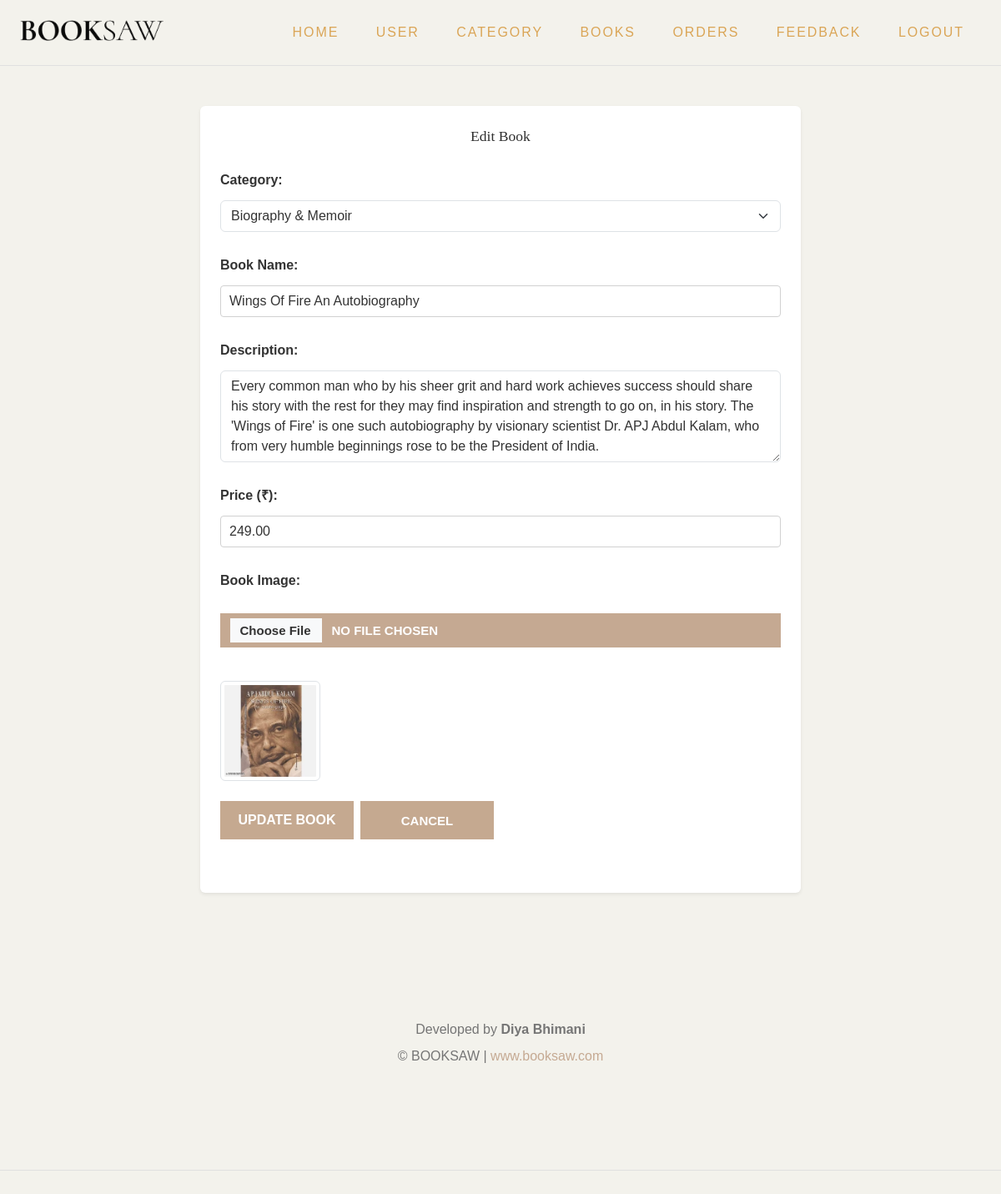
/admin/edit_book.php?b_id=2, run on the app's committed database.
### tables this page shows
CREATE TABLE `book` (
  `b_id` int(11) NOT NULL,
  `c_id` int(11) NOT NULL,
  `book_name` varchar(100) NOT NULL,
  `description` text NOT NULL,
  `price` decimal(10,2) NOT NULL,
  `image` varchar(255) NOT NULL
);

CREATE TABLE `categories` (
  `c_id` int(11) NOT NULL,
  `name` varchar(255) NOT NULL,
  `created_at` timestamp NOT NULL DEFAULT current_timestamp() ON UPDATE current_timestamp()
);

### admin/edit_book.php (the view, shortened to what this page needs)
<?php
include("connected.php");
$b_id = intval($_GET['b_id']);
$book_query = "SELECT * FROM book WHERE b_id = $b_id";
$book_result = mysqli_query($conn, $book_query);
$book = mysqli_fetch_assoc($book_result);
$categories_query = "SELECT * FROM categories ORDER BY name ASC";
$categories_result = mysqli_query($conn, $categories_query);
?>
<!DOCTYPE html>
<html lang="en">
<head>
	<link href="https://cdn.jsdelivr.net/npm/bootstrap@5.3.1/dist/css/bootstrap.min.css" rel="stylesheet"
>
	<link rel="stylesheet" type="text/css" href="css/normalize.css">
	<link rel="stylesheet" type="text/css" href="icomoon/icomoon.css">
	<link rel="stylesheet" type="text/css" href="css/vendor.css">
	<link rel="stylesheet" type="text/css" href="style.css">
</head>
		<header id="header">
			<div class="container-fluid">
				<div class="row">
					<div class="col-md-2">
						<div class="main-logo">
							<a href="index.html"><img src="images/main-logo.png" alt="logo"></a>
						</div>
					</div>
					<div class="col-md-10">
						<nav id="navbar">
							<div class="main-menu stellarnav">
								<ul class="menu-list">
									<li class="menu-item active"><a href="index.php">Home</a></li>
									<li class="menu-item active"><a href="user.php">USER</a></li>
									<li class="menu-item active"><a href="category.php">CATEGORY</a></li>
									<li class="menu-item active"><a href="book.php">BOOKS</a></li>
									<li class="menu-item active"><a href="shipping.php">ORDERS</a></li>
									<li class="menu-item active"><a href="feedback.php">FEEDBACK</a></li>
									<li class="menu-item active"><a href="logout.php">LOGOUT</a></li>
								</ul>
							</div>
						</nav>
					</div>
				</div>
			</div>
		</header>
<div class="container py-5">
    <div class="row justify-content-center">
        <div class="col-lg-8 col-md-10">
            <div class="card bg-white border-0 shadow-sm">
                <div class="card-body p-4">
                    <h4 class="text-center mb-4">Edit Book</h4>
                    <form action="" method="POST" enctype="multipart/form-data">
                        <div class="mb-3">
                            <label class="form-label fw-bold">Category:</label>
                            <select name="c_id" id="category"
                                    class="form-select" required>
                                <?php while ($cat = mysqli_fetch_assoc($categories_result)) { ?>
                                    <option value="<?= $cat['c_id']; ?>"
                                        <?= ($book['c_id'] == $cat['c_id']) ? 'selected' : ''; ?>>
                                        <?= htmlspecialchars($cat['name']); ?>
                                    </option>
                                <?php } ?>
                            </select>
                        </div>
                        <div class="mb-3">
                            <label class="form-label fw-bold">Book Name:</label>
                            <input type="text"
                                   name="book_name"
                                   class="form-control"
                                   value="<?= htmlspecialchars($book['book_name']); ?>"
                                   autocomplete="off"
                                   required>
                        </div>
                        <div class="mb-3">
                            <label class="form-label fw-bold">Description:</label>
                            <textarea name="description"
                                      class="form-control"
                                      rows="4"
                                      required><?= htmlspecialchars($book['description']); ?></textarea>
                        </div>
                        <div class="mb-3">
                            <label class="form-label fw-bold">Price (₹):</label>
                            <input type="number"
                                   step="0.01"
                                   name="price"
                                   class="form-control"
                                   value="<?= htmlspecialchars($book['price']); ?>"
                                   required>
                        </div>
                        <div class="mb-3">
                            <label class="form-label fw-bold">Book Image:</label>
                            <input type="file"
                                   name="image"
                                   class="form-control"
                                   accept="image/*">
                        </div>
                        <?php if (!empty($book['image'])) { ?>
                            <div class="mb-4">
                                <img src="images/<?= htmlspecialchars($book['image']); ?>"
                                     width="120"
                                     class="img-thumbnail"
                                     alt="Current Book Image">
                            </div>
                        <?php } ?>
                        <div class="d-flex flex-row align-items-center gap-2 mt-4 flex-wrap">
                            <button type="submit"
                                    class="btn text-white fw-bold d-inline-flex align-items-center justify-content-center"
                                    style="background-color: #c5a990;
                                           border: none;
                                           width: 160px;
                                           height: 46px;
                                           padding: 0;
                                           margin: 0;
                                           flex-shrink: 0;">
                                UPDATE BOOK
                            </button>
                            <a href="books.php"
                               class="btn text-white fw-bold d-inline-flex align-items-center justify-content-center"
                               style="background-color: #c5a990;
                                      border: none;
                                      width: 160px;
                                      height: 46px;
                                      padding: 0;
                                      margin: 0;
                                      flex-shrink: 0;
                                      text-decoration: none;">
                                CANCEL
                            </a>
                        </div>
                    </form>
                </div>
            </div>
        </div>
    </div>
</div>
<footer id="footer">
    <div class="container">
        <div class="row">
      <div class="footer-info text-center">
      <p>
        Developed by <strong>Diya Bhimani</strong><br>
        © <span id="displayYear"></span> BOOKSAW |
        <a href="https://www.booksaw.com" target="_blank">
          www.booksaw.com
        </a>
      </p>
      </div>
        </div>
    </div>
</footer>
</body>
</html>

### data on the page
book: c_id "Biography & Memoir", book_name "Wings Of Fire An Autobiography", description "Every common man who by his sheer grit and hard work achieves success should share his story with the rest for they may find inspiration and strength to go on, in his story. The 'Wings of Fire' is one such autobiography by visionary scientist Dr. APJ Abdul Kalam, who from very humble beginnings rose to be the President of India.", price "249.00", image (picture)
